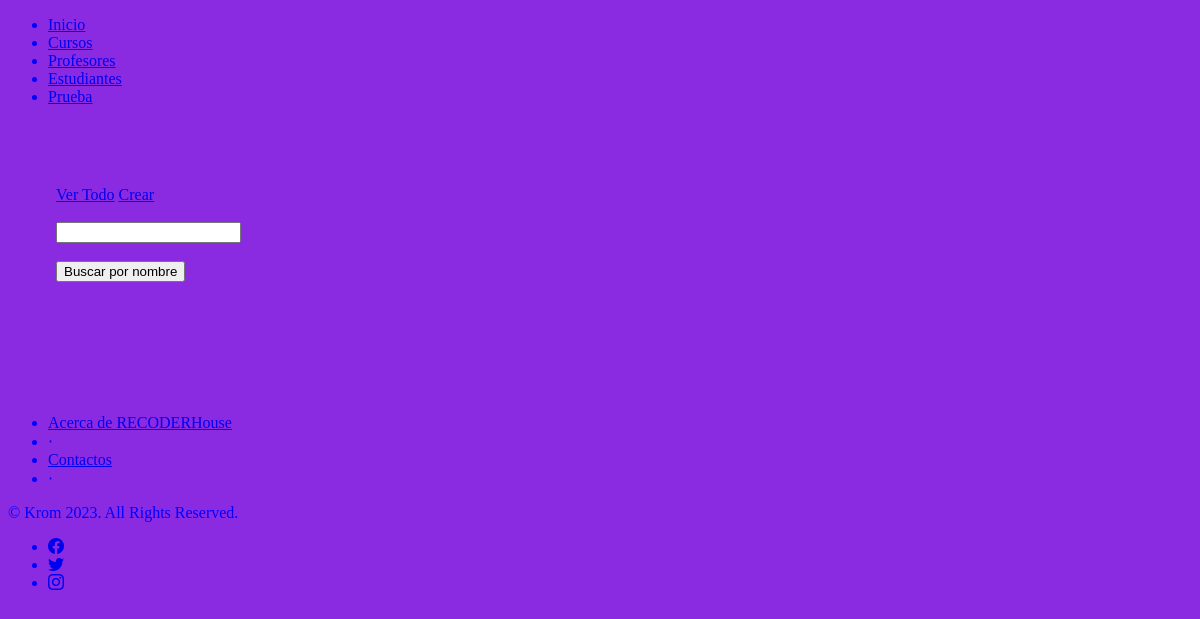
The page /controladores/profesores/ on the database as committed earlier.
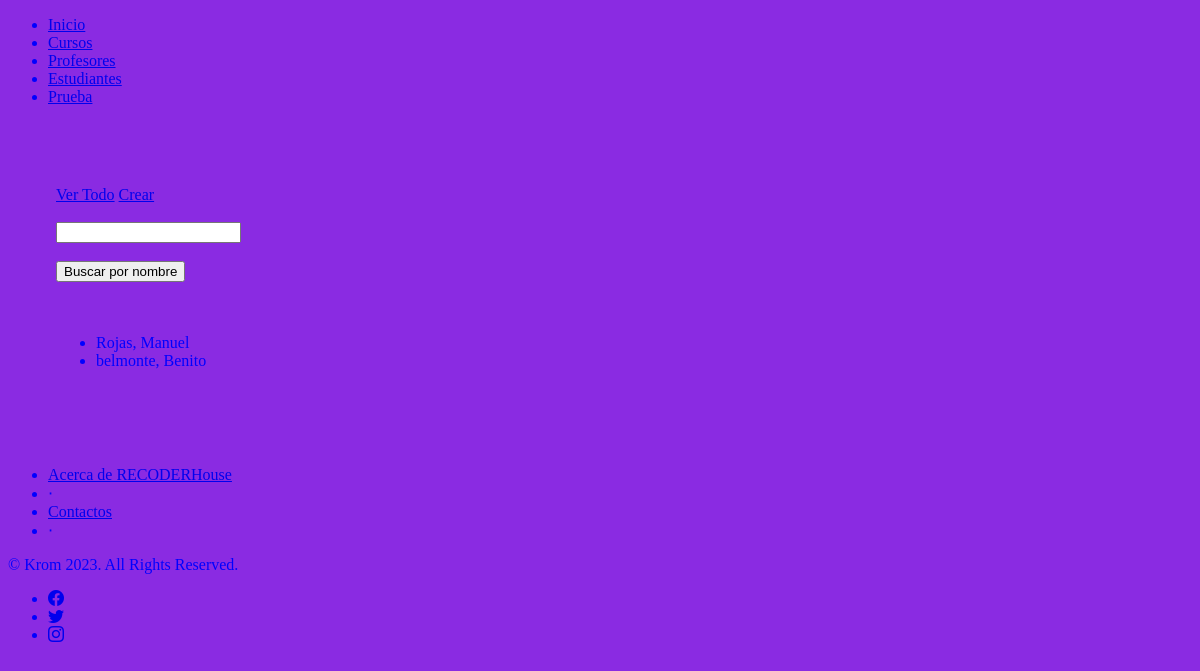
The same page on the database as committed later.
### controladores/models.py (models this page shows, shortened)
class Profesor (models.Model):
    profesor_name = models.CharField(max_length=256)
    profesor_lastname = models.CharField(max_length=256)
    profesor_email = models.EmailField(blank=True)
    profesor_dni = models.CharField(max_length=32)
    profesor_phone = models.CharField(max_length=20, blank=True, null=True)
    profesor_birth = models.DateField(null=True)
    profesor_profesion = models.CharField(max_length=128)
    profesor_bio = models.TextField(null=True)

### controladores/views.py (the view)
# urls.py: path('profesores/',         lista_profesores,   name="lista_profesores"),
def lista_profesores (request):
    contexto = {
        "nav" : "profesores",
        "Profesores" : Profesor.objects.all()
    }
    http_response = render (
        request =  request,
        template_name = "controladores/lista_profesores.html",
        context = contexto
    )
    return http_response

### controladores/templates/controladores/lista_profesores.html (shortened to what this page needs)
{% extends "base.html" %}
{% block contenido %}
<a button type="button" class="btn btn-primary" href="{% url 'lista_profesores' %}">Ver Todo</a>
<a button type="button" class="btn btn-primary" href="{% url 'crear_profesor' %}">Crear</a>
<br><br>
<form action="{% url 'buscar_profesores' %}" method='post'>
    <input type="text" name="busqueda">
    <br><br>
    <input type="submit" value="Buscar por nombre">
</form>
<br><br>
<ul>
    {% for profesor in Profesores %}
    <li>
        {{ profesor.profesor_lastname}}, {{profesor.profesor_name}}
    </li>
    {% endfor %}
</ul>
{% endblock contenido %}

Rows that differ between the two databases and show on the page:
added Profesor: profesor_lastname "Rojas", profesor_name "Manuel"
added Profesor: profesor_lastname "belmonte", profesor_name "Benito"
